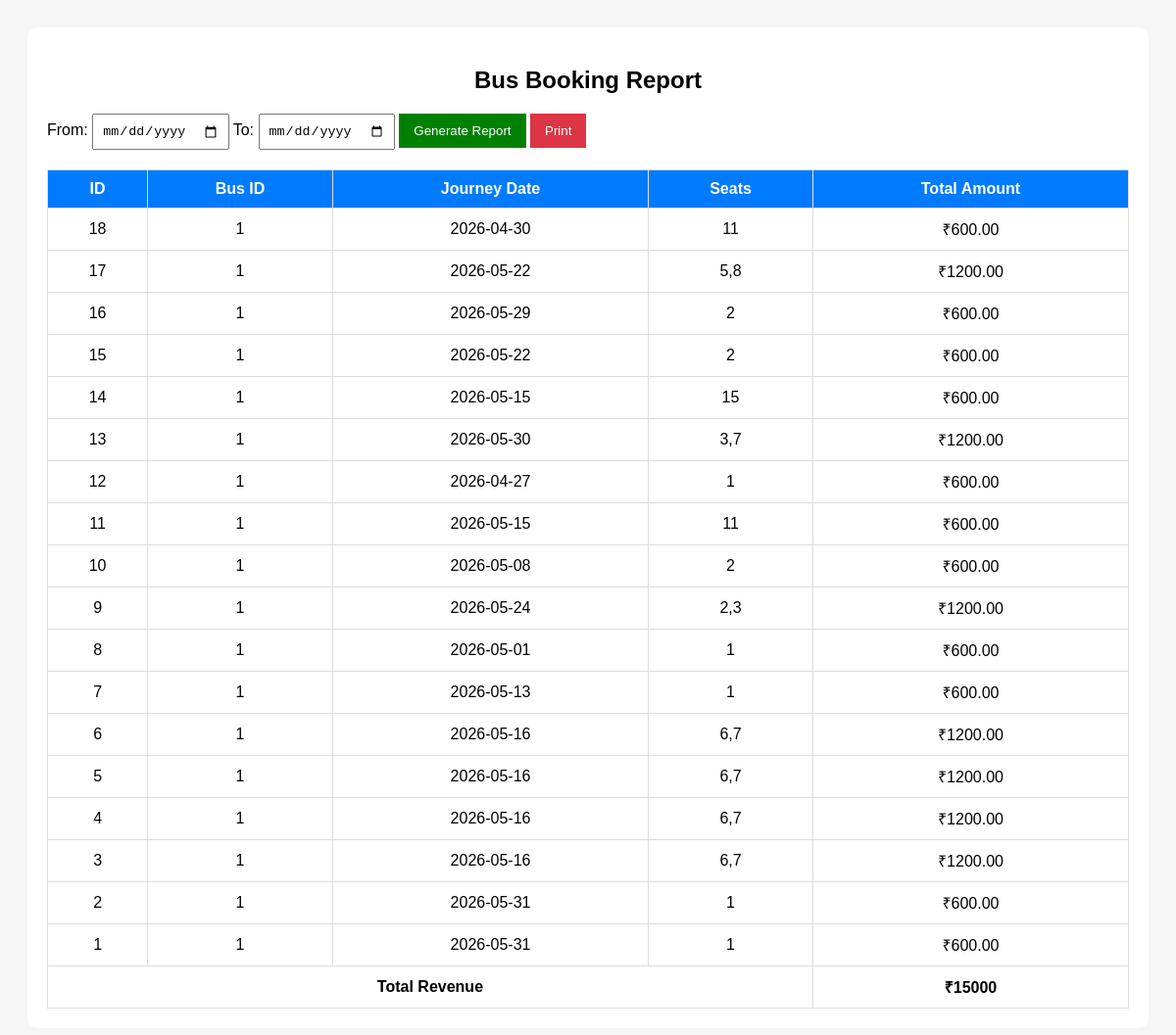
The app's page /report.php with its own data.
### tables this page shows
CREATE TABLE `bus_bookings` (
  `id` int(11) NOT NULL,
  `user_id` int(11) DEFAULT NULL,
  `bus_id` int(11) DEFAULT NULL,
  `journey_date` date DEFAULT NULL,
  `seats` varchar(255) DEFAULT NULL,
  `total_amount` decimal(10,2) DEFAULT NULL,
  `payment_status` enum('Pending','Paid') DEFAULT 'Pending',
  `booking_status` enum('Booked','Cancelled') DEFAULT 'Booked',
  `booking_date` timestamp NOT NULL DEFAULT current_timestamp()
);

### report.php (the view, shortened to what this page needs)
<?php
require_once 'config.php';
$from_date = $_GET['from_date'] ?? '';
$to_date   = $_GET['to_date'] ?? '';
$where = "";
$booking_query = mysqli_query($conn,"
SELECT *
FROM bus_bookings
$where
ORDER BY id DESC
");
?>
<!DOCTYPE html>
<html>
<head>
</head>
<body>
<div class="container">
<h2>Bus Booking Report</h2>
<form method="GET" class="filter">
    From:
    <input type="date" name="from_date"
    value="<?php echo $from_date; ?>">
    To:
    <input type="date" name="to_date"
    value="<?php echo $to_date; ?>">
    <button type="submit">Generate Report</button>
    <button type="button"
    class="print-btn"
    onclick="window.print()">
    Print
    </button>
</form>
<table>
<tr>
    <th>ID</th>
    <th>Bus ID</th>
    <th>Journey Date</th>
    <th>Seats</th>
    <th>Total Amount</th>
</tr>
<?php
$total = 0;
while($row = mysqli_fetch_assoc($booking_query))
{
    $total += $row['total_amount'];
?>
<tr>
<td><?php echo $row['id']; ?></td>
<td><?php echo $row['bus_id']; ?></td>
<td><?php echo $row['journey_date']; ?></td>
<td><?php echo $row['seats']; ?></td>
<td>₹<?php echo $row['total_amount']; ?></td>
</tr>
<?php
}
?>
<tr>
<td colspan="4">
<b>Total Revenue</b>
</td>
<td>
<b>₹<?php echo $total; ?></b>
</td>
</tr>
</table>
</div>
</body>
</html>

### report.php (style rules this page uses)
body { font-family:Arial; background:#f5f5f5; padding:20px; }
.container { background:white; padding:20px; border-radius:10px; }
h2 { text-align:center; }
table { width:100%; border-collapse:collapse; margin-top:20px; }
table th, table td { border:1px solid #ddd; padding:10px; text-align:center; }
th { background:#007bff; color:white; }
.filter { margin-bottom:20px; }
input { padding:8px; }
button { padding:10px 15px; background:green; color:white; border:none; cursor:pointer; }
.print-btn { background:#dc3545; }

### records on screen
bus_bookings: id "18", bus "1", journey_date "2026-04-30", seats "11", total_amount "600.00"
bus_bookings: id "17", bus "1", journey_date "2026-05-22", seats "5,8", total_amount "1200.00"
bus_bookings: id "16", bus "1", journey_date "2026-05-29", seats "2", total_amount "600.00"
bus_bookings: id "15", bus "1", journey_date "2026-05-22", seats "2", total_amount "600.00"
bus_bookings: id "14", bus "1", journey_date "2026-05-15", seats "15", total_amount "600.00"
bus_bookings: id "13", bus "1", journey_date "2026-05-30", seats "3,7", total_amount "1200.00"
bus_bookings: id "12", bus "1", journey_date "2026-04-27", seats "1", total_amount "600.00"
bus_bookings: id "11", bus "1", journey_date "2026-05-15", seats "11", total_amount "600.00"
bus_bookings: id "10", bus "1", journey_date "2026-05-08", seats "2", total_amount "600.00"
bus_bookings: id "9", bus "1", journey_date "2026-05-24", seats "2,3", total_amount "1200.00"
bus_bookings: id "8", bus "1", journey_date "2026-05-01", seats "1", total_amount "600.00"
bus_bookings: id "7", bus "1", journey_date "2026-05-13", seats "1", total_amount "600.00"
bus_bookings: id "6", bus "1", journey_date "2026-05-16", seats "6,7", total_amount "1200.00"
bus_bookings: id "5", bus "1", journey_date "2026-05-16", seats "6,7", total_amount "1200.00"
bus_bookings: id "4", bus "1", journey_date "2026-05-16", seats "6,7", total_amount "1200.00"
bus_bookings: id "3", bus "1", journey_date "2026-05-16", seats "6,7", total_amount "1200.00"
bus_bookings: id "2", bus "1", journey_date "2026-05-31", seats "1", total_amount "600.00"
bus_bookings: id "1", bus "1", journey_date "2026-05-31", seats "1", total_amount "600.00"

### other values on screen
$total "15000"
